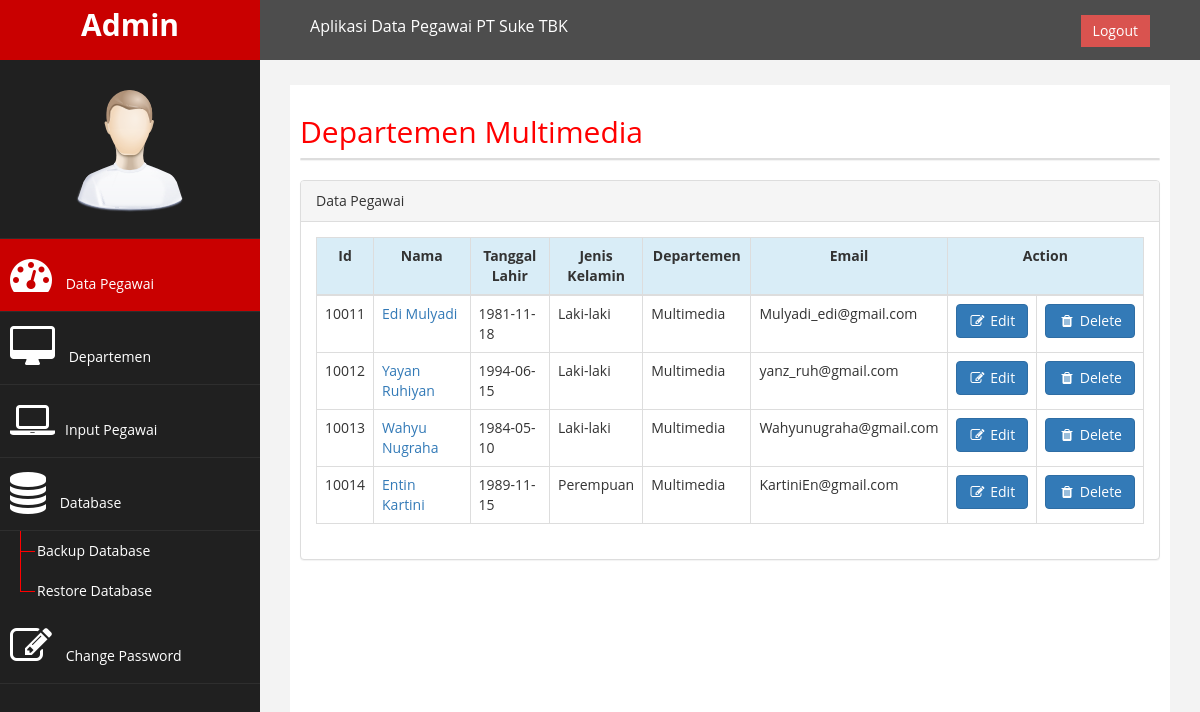
/menu/department_detail.php?departemen=Multimedia, run on the app's committed database.
### tables this page shows
CREATE TABLE IF NOT EXISTS `pegawai` (
  `id` int(20) NOT NULL,
  `name` varchar(50) NOT NULL,
  `dateofbirth` date NOT NULL,
  `gender` varchar(10) NOT NULL,
  `departemen` varchar(50) NOT NULL,
  `email` varchar(40) NOT NULL,
  `addres` varchar(100) NOT NULL,
  `photo` varchar(50) DEFAULT NULL,
  PRIMARY KEY (`id`)
);

### menu/department_detail.php (the view, shortened to what this page needs)
<?php require_once('../Connections/koneksi.php'); ?>
<?php
if (!function_exists("GetSQLValueString")) {
function GetSQLValueString($theValue, $theType, $theDefinedValue = "", $theNotDefinedValue = "")
{
  $theValue = function_exists("mysql_real_escape_string") ? mysql_real_escape_string($theValue) : mysql_escape_string($theValue);
  switch ($theType) {
    case "text":
      $theValue = ($theValue != "") ? "'" . $theValue . "'" : "NULL";
      break;
  }
  return $theValue;
}
}
$colname_pegawai = "-1";
if (isset($_GET['departemen'])) {
  $colname_pegawai = $_GET['departemen'];
}
$query_pegawai = sprintf("SELECT * FROM pegawai WHERE departemen = %s", GetSQLValueString($colname_pegawai, "text"));
$pegawai = mysql_query($query_pegawai, $koneksi) or die(mysql_error());
$row_pegawai = mysql_fetch_assoc($pegawai);
?>
<!DOCTYPE html PUBLIC "-//W3C//DTD XHTML 1.0 Transitional//EN" "http://www.w3.org/TR/xhtml1/DTD/xhtml1-transitional.dtd">
<html xmlns="http://www.w3.org/1999/xhtml">
<head>
    <link rel="stylesheet" href="../Bootstrap/jQuery Datetimepicker/css/bootstrap-datetimepicker.min.css" >
    <link href="../Bootstrap/css/bootstrap.css" rel="stylesheet" />
    <link href="../Bootstrap/css/font-awesome.css" rel="stylesheet" />
    <link href="../Bootstrap/js/morris/morris-0.4.3.min.css" rel="stylesheet" />
    <link href="../Bootstrap/css/custom.css" rel="stylesheet" />
<title>PT Suke Tbk | <?php echo $row_pegawai['departemen']; ?> </title></head>
</head>
<body>
<div id="wrapper">
<nav class="navbar navbar-default navbar-cls-top " role="navigation" style="margin-bottom: 0">
            <div class="navbar-header">
                <a class="navbar-brand">Admin</a>
            </div>
            <div style="color: white;
            padding: 15px 50px 5px 50px;
float: left;
font-size: 16px;">Aplikasi Data Pegawai PT Suke TBK&nbsp;
            </div>
  <div style="color: white;
padding: 15px 50px 5px 50px;
float: right;
font-size: 16px;"><a href="../index.php" class="btn btn-danger square-btn-adjust">Logout</a> </div>
</nav>
                <nav class="navbar-default navbar-side" role="navigation">
            <div class="sidebar-collapse">
                <ul class="nav" id="main-menu">
				<li class="text-center">
                  <img src="../Bootstrap/img/find_user.png" class="user-image img-responsive"/>
</li>
                    <li>
                        <a class="active-menu"  href="../dashboard.php"><i class="fa fa-dashboard fa-3x"></i> Data Pegawai</a>
                    </li>
                     <li>
                        <a  href="department.php"><i class="fa fa-desktop fa-3x"></i> Departemen</a>
                    </li>
                    <li>
                      <a  href="add_employee.php"><i class="fa fa-laptop fa-3x"></i>Input Pegawai</a>
                    </li>
						   <li  >
                        <a><i class="fa fa-database fa-3x"></i> Database</a>
               	</li>
                    <ul class="nav nav-second-level">
                      <li>
                                <a href="backup_database.php">Backup Database</a>
                      </li>
                      <li>
                                <a href="restore_database.php">Restore Database</a>
                      </li>
</ul>
                      <li  >
                        <a  href="change_password.php"><i class="fa fa-edit fa-3x"></i> Change Password</a>
                    </li>
            </div>
        </nav>
        <div id="page-wrapper" >
          <div id="page-inner">
           <div class="row">
              <div class="col-md-12">
                <h2>Departemen <?php echo $row_pegawai['departemen']; ?></h2>
              </div>
            </div>
                    <div class="row">
                <div class="col-md-12">
                    <div class="panel panel-default">
                    </div>
                    <div class="row">
                <div class="col-md-12">
                    <div class="panel panel-default">
                        <div class="panel-heading">
                            Data Pegawai
                        </div>
                        <div class="panel-body">
                            <div class="table-responsive">
                                <table class="table table-bordered table-hover" class="table-responsive">
             <thead>
  <tr>
                 <td class="info" width="5%"><div align="center"><strong>Id</strong></div></td>
                 <td class="info" width="25%"><div align="center"><strong>Nama</strong></div></td>
                 <td class="info" width="5%"><div align="center"><strong>Tanggal Lahir</strong></div></td>
                 <td class="info" width="5%"><div align="center"><strong>Jenis Kelamin</strong></div></td>
                 <td class="info" width="10%"><div align="center"><strong>Departemen</strong></div></td>
                 <td class="info" width="15%"><div align="center"><strong>Email</strong></div></td>
                 <td colspan="2" class="info" width="10%"><div align="center"><strong>Action</strong></div></td>
               </tr>
               </thead>
               <?php do { ?>
                 <tr>
                <td width="5%"><div align="center"><?php echo $row_pegawai['id']; ?></div></td>
                 <td width="15%"><div><a href="employee_detail.php?id=<?php echo $row_pegawai['id']; ?>"><?php echo $row_pegawai['name']; ?></div></td>
                 <td width="15%"><div><?php echo $row_pegawai['dateofbirth']; ?></div></td>
                 <td width="10%"><div><?php echo $row_pegawai['gender']; ?></div></td>
                 <td width="15%"><div><?php echo $row_pegawai['departemen']; ?></div></td>
                 <td width="15%"><div><?php echo $row_pegawai['email']; ?></div></td>
                 <td><center><a href="employee_edit.php?id=<?php echo $row_pegawai['id']; ?>" type="button" class="btn btn-primary"><i class="fa fa-fw fa-edit"></i> Edit</a></center></td>
                 <td><center><a href="delete_employee.php?id=<?php echo $row_pegawai['id']; ?>" onclick="return confirm('Are you sure to delete?')" type="button" class="btn btn-primary"><i class="fa fa-fw fa-trash"></i> Delete</a></center></td>
               </tr>
               <?php } while ($row_pegawai = mysql_fetch_assoc($pegawai)); ?>
             </table>
                            </div>
                        </div>
                </div>
            </div>
                        </div>
                  </div>
            </div>
        </div>
</body>
</html>

### data on the page
pegawai: departemen "Multimedia", id "10011", name "Edi Mulyadi", dateofbirth "1981-11-18", gender "Laki-laki", email "Mulyadi_edi@gmail.com"
pegawai: id "10012", name "Yayan Ruhiyan", dateofbirth "1994-06-15", gender "Laki-laki", departemen "Multimedia", email "yanz_ruh@gmail.com"
pegawai: id "10013", name "Wahyu Nugraha", dateofbirth "1984-05-10", gender "Laki-laki", departemen "Multimedia", email "Wahyunugraha@gmail.com"
pegawai: id "10014", name "Entin Kartini", dateofbirth "1989-11-15", gender "Perempuan", departemen "Multimedia", email "KartiniEn@gmail.com"
